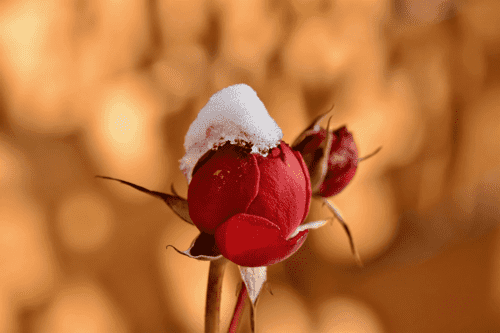
#> input picture 4.Cropping_Image/rose.png, 500 x 333 px
$ python Cropping_Image.py
#> lines starting #> are read from the running program, lines starting #| are printed output that depends on the picture
# Import packages
import cv2
import numpy as np

img = cv2.imread('rose.png')
#> img is the input picture: shape (333, 500, 3); mean B, G, R 57.1, 110.6, 184.5
print(img.shape) # Print image shape
#| (333, 500, 3)
cv2.imshow("original", img)

# Cropping an image
cropped_image = img[0:300, 70:370] # img[start_row:end_row, start_col:end_col]
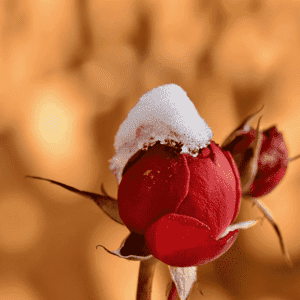
#> cropped_image: shape (300, 300, 3); mean B, G, R 61.6, 110.3, 186.7

# Display cropped image
cv2.imshow("cropped", cropped_image)

# Save the cropped image
cv2.imwrite("Image_Cropped.jpg", cropped_image)

cv2.waitKey(0)
cv2.destroyAllWindows()
